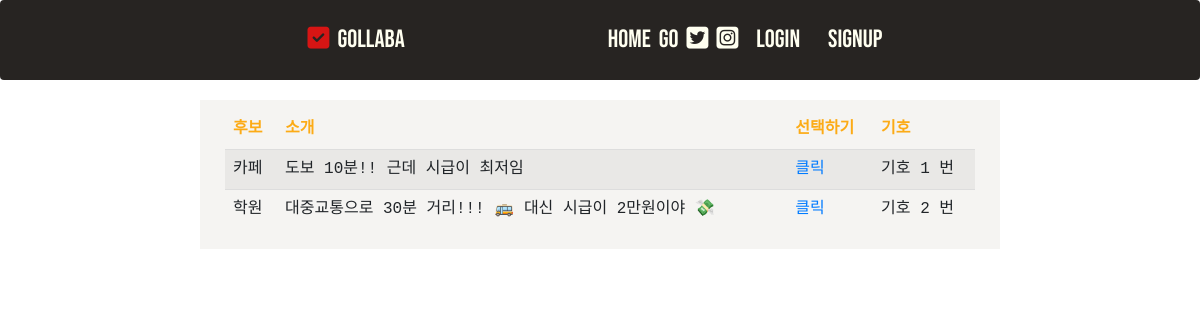
The app's page /index/ with its own data.
### elections/models.py (models this page shows, shortened)
class Candidate(models.Model):
    name = models.CharField(max_length=10)
    introduction = models.TextField()
    area = models.CharField(max_length=15)
    party_number = models.IntegerField(default=1)
    id = models.AutoField(primary_key=True)

### elections/views.py (the view)
# urls.py: path('index/', elections.views.index, name="index"),
def index(request):
    candidates = Candidate.objects.all()
    context = {'candidates' : candidates} #context에 모든 후보에 대한 정보를 저장
    return render(request, 'elections/index.html', context)

### elections/templates/elections/index.html (shortened to what this page needs)
{%load static%}
<html lang="en">
<head>
  <link rel="stylesheet" href="http://maxcdn.bootstrapcdn.com/bootstrap/3.3.6/css/bootstrap.min.css">
  <link rel="stylesheet" href="https://cdn.jsdelivr.net/npm/bootstrap-icons@1.5.0/font/bootstrap-icons.css">
  <link rel="stylesheet" href="https://stackpath.bootstrapcdn.com/bootstrap/4.1.3/css/bootstrap.min.css">
  <link rel="stylesheet" href="{% static 'css/main.css' %}">
</head>
<body>
    <nav class="navbar">
        <ul class="navbar_logo">
            <li><a href="#"><i class="fas fa-check-square"></i></a></li>
            <li><a href="#" id="rr">Gollaba</a></li>
        </ul>
        <ul class="navbar_menu">
            <li><a href="#">HOME</a></li>
            <li><a href="#">GO</a></li>
            <li><a href="#"><i class="fab fa-twitter-square"></i></a></li>
            <li><a href="#"><i class="fab fa-instagram-square"></i></a></li>
            {% if not user.is_authenticated %}
            <li class="nav-item">
              <a class="nav-link" href="{% url 'login' %}">Login</a>
            </li>
            {% endif %}
            {% if not user.is_authenticated %}
            <li class="nav-item">
              <a class="nav-link" href="{% url 'register' %}">Signup</a>
            </li>
            {% endif %}
    </nav>
<div style="background-color: #F5F4F2; font-family:'Courier New', Courier, monospace;
height: auto; width: 800px; margin: auto; padding: 10px;">
<div class="container">
    <table class="table table-striped">
        <thead>
        <tr style="color: #fcab16;">
            <td><B>후보</B></td>
            <td><B>소개</B></td>
            <td><B>선택하기</B></td>
            <td><B>기호</B></td>
        </tr>
        </thead>
        <tbody>
        {% for candidate in candidates %}
        <tr>
            <td> {{ candidate.name }} </td>
            <td> {{ candidate.introduction }} </td>
            <td> <a href = "areas/{{candidate.area}}/">{{candidate.area}}</a></td>
            <td>기호 {{ candidate.party_number }} 번</td>
        </tr>
        {% endfor %}
    </table>
</div>
</div>
</body>

### blog/static/css/main.css (style rules this page uses)
* { list-style: none; text-decoration: none; margin: 0px; padding: 0px; }
.navbar { font-family: 'Bebas Neue', cursive; display: flex; justify-content: space-around; align-items: center; width: 100%; height: 80px; background-color: #272422; font-size: 25px; text-align: center; }
.navbar_logo { display : flex; list-style: none; margin: 0; }
.navbar_logo li { padding: 4px; margin: 0; }
.navbar_logo li a { color: #D71514; margin: 0; }
#rr { color: ivory; }
.navbar_menu { display : flex; list-style: none; margin:0; justify-content: center; text-align: center; align-items: center; }
.navbar_menu li { padding: 4px; margin: 0; text-align: center; justify-content: center; align-items: center; }
.navbar_menu li a { color: ivory; }
.nav-link { margin:0; justify-content: center; text-align: center; align-items: center; }
.nav-item { margin:0; justify-content: center; text-align: center; align-items: center; }

### records on screen
Candidate: name "카페", introduction "도보 10분!! 근데 시급이 최저임", area "클릭", party_number "1"
Candidate: name "학원", introduction "대중교통으로 30분 거리!!! 🚌 대신 시급이 2만원이야 💸", area "클릭", party_number "2"
